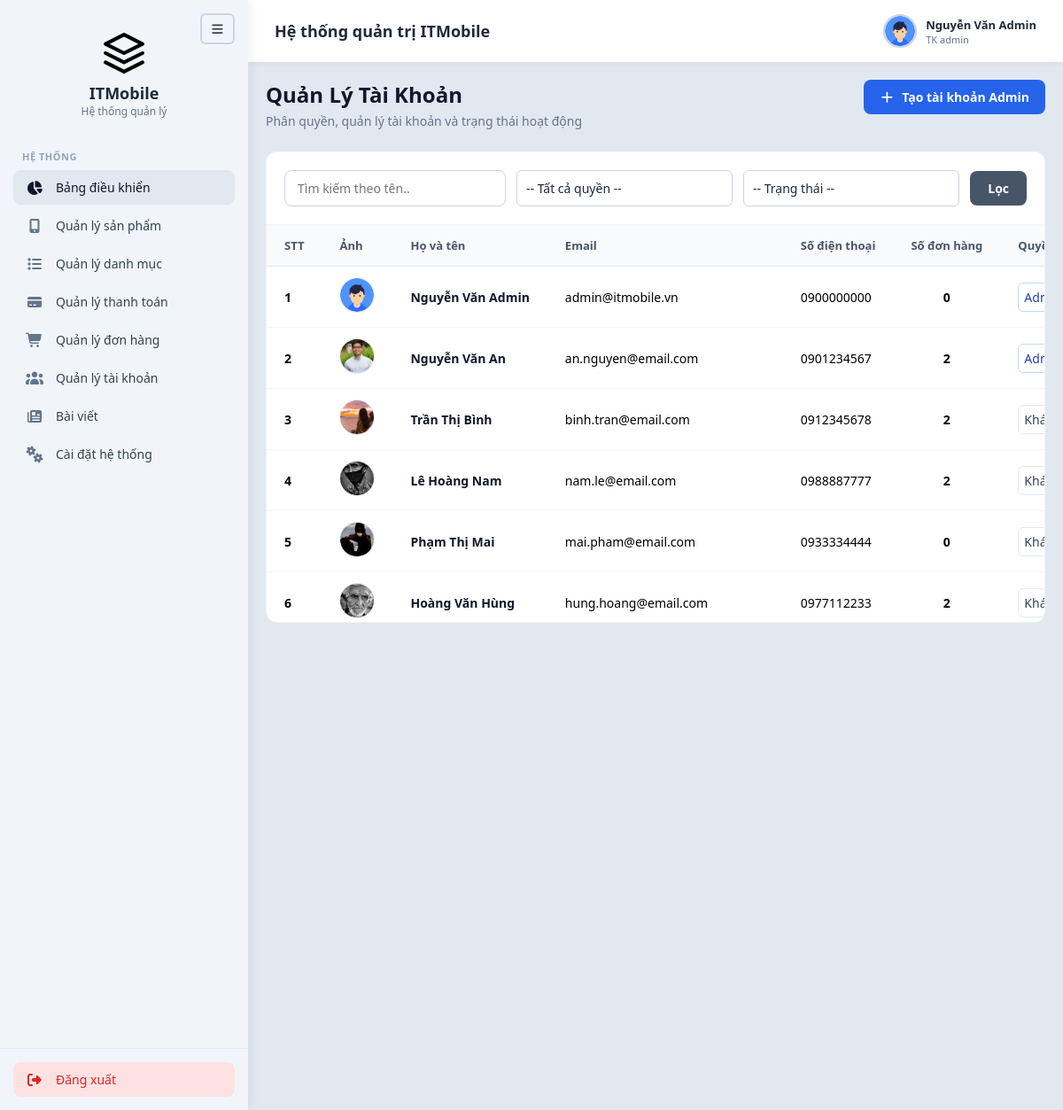
/Web_site/admin/qlnguoidung.php (signed in), run on the app's committed database.
### tables this page shows
CREATE TABLE users (
    id          INT AUTO_INCREMENT PRIMARY KEY,
    user_code   VARCHAR(20)  NOT NULL UNIQUE,             
    full_name   VARCHAR(100) NOT NULL,
    email       VARCHAR(100) NOT NULL UNIQUE,
    password    VARCHAR(255) NOT NULL,                    
    phone       VARCHAR(15),
    birthday    DATE DEFAULT NULL,
    avatar      VARCHAR(255) DEFAULT NULL,                
    role        ENUM('admin','customer') NOT NULL DEFAULT 'customer',    
    status      ENUM('active','locked')  NOT NULL DEFAULT 'active',      
    created_at  TIMESTAMP DEFAULT CURRENT_TIMESTAMP
);

### Web_site/admin/xyly/xuly.php (called while the page is built, shortened)
<?php
class xuly extends csdltmdt
{
    public function xuatdulieu($sql)
    {
        $arr = array();
        $link = $this->connect();
        if ($link) {
            $result = $link->query($sql);
            if ($result && $result->num_rows > 0) {
                while ($row = $result->fetch_assoc()) {
                    $arr[] = $row;
                }
            }
        }
        return $arr;
    }
}

### Web_site/admin/qlnguoidung.php (the view, shortened to what this page needs)
<?php
include("xyly/xuly.php");
$p = new xuly();
$search_keyword = isset($_GET['keyword']) ? trim($_GET['keyword']) : '';
$sql_users = "SELECT u.*,
              (SELECT COUNT(*) FROM orders WHERE user_id = u.id) as total_orders
              FROM users u WHERE 1=1";
$sql_users .= " ORDER BY u.created_at DESC";
$list_users = $p->xuatdulieu($sql_users);
include("includes/header.php");
include("includes/sidebar.php");
include("includes/navbar.php");
?>
<main class="main-content">
    <div class="content-card">
        <div class="page-header">
            <div class="page-title">
                <h1>Quản Lý Tài Khoản</h1>
                <p>Phân quyền, quản lý tài khoản và trạng thái hoạt động</p>
            </div>
            <a href="<?php echo BASE_URL; ?>/addnguoidung.php" class="btn-primary" title="Thêm người dùng mới">
                <i class="fa-solid fa-plus"></i> <span>Tạo tài khoản Admin</span>
            </a>
        </div>
        <form method="GET" action="" class="filter-section" style="display: flex; gap: 12px; align-items: center; flex-wrap: wrap;">
            <div class="search-box" style="flex: 1; min-width: 250px;">
                <input type="text" name="keyword" value="<?php echo htmlspecialchars($search_keyword); ?>" placeholder="Tìm kiếm theo tên.." style="width: 100%; padding: 10px 14px;" class="product-input">
            </div>
            <select name="role" class="filter-select product-input" style="width: 180px; padding: 10px;">
                <option value="">-- Tất cả quyền --</option>
            </select>
            <select name="status" class="filter-select product-input" style="width: 180px; padding: 10px;">
                <option value="">-- Trạng thái --</option>
            </select>
            <button type="submit" class="btn-filter" style="padding: 10px 20px; cursor: pointer;">Lọc</button>
        </form>
        <div class="table-container">
            <table>
                <thead>
                    <tr>
                        <th>STT</th>
                        <th>Ảnh</th>
                        <th>Họ và tên</th>
                        <th>Email</th>
                        <th>Số điện thoại</th>
                        <th>Số đơn hàng</th>
                        <th>Quyền</th>
                    </tr>
                </thead>
                <tbody>
                    <?php
                    if (!empty($list_users)) {
                        $stt = 1;
                        foreach ($list_users as $usr) {
                            $avatarSrc = '../uploads/avatar/' . $usr['avatar'];
                            $avatarDefault = '../uploads/avatar/null.jpg';
                            $finalAvatar = (!empty($usr['avatar'])) ? $avatarSrc : $avatarDefault;
                            $statusStyle = ($usr['status'] === 'locked') ? 'color: #dc2626; background: #fee2e2;' : 'color: #059669; background: #d1fae5;';
                            echo '<tr>
                                    <td><strong>' . $stt++ . '</strong></td>
                                    <td><img src="' . htmlspecialchars($finalAvatar) . '" alt="Avatar" class="product-img" style="width: 40px; height: 40px; object-fit: cover; border-radius: 50%;"></td>
                                    <td><span style="font-weight: 600; color: #0f172a;">' . htmlspecialchars($usr['full_name']) . '</span></td>
                                    <td>' . htmlspecialchars($usr['email']) . '</td>
                                    <td>' . htmlspecialchars($usr['phone']) . '</td>
                                    <td style="text-align: center; font-weight: bold;">' . intval($usr['total_orders']) . '</td>
                                    <td>
                                        <select class="role-select product-input" data-id="' . $usr['id'] . '" style="padding: 6px;">
                                            <option value="admin" ' . (($usr['role'] === 'admin') ? 'selected' : '') . '>Admin</option>
                                            <option value="customer" ' . (($usr['role'] === 'customer') ? 'selected' : '') . '>Khách hàng</option>
                                        </select>
                                    </td>
                                    <td>
                                        <select class="role-select status-action-select product-input" data-id="' . $usr['id'] . '" style="padding: 6px; ' . $statusStyle . '">
                                            <option value="active" ' . (($usr['status'] === 'active') ? 'selected' : '') . '>Mở khóa</option>
                                            <option value="locked" ' . (($usr['status'] === 'locked') ? 'selected' : '') . '>Khóa tài khoản</option>
                                        </select>
                                    </td>
                                </tr>';
                        }
                    } else {
                        echo '<tr><td colspan="9" style="text-align: center; color: #64748b; padding: 20px;">Không tìm thấy tài khoản người dùng nào phù hợp.</td></tr>';
                    }
                    ?>
                </tbody>
            </table>
        </div>
    </div>
</main>
<?php
include("includes/footer.php");
?>

### Web_site/admin/assets/CSS/style.css (style rules this page uses)
* { margin: 0; padding: 0; box-sizing: border-box; font-family: 'Segoe UI', Tahoma, Geneva, Verdana, sans-serif; height: auto; }
html, body { height: auto !important; min-height: 100%; overflow-y: auto !important; overflow-x: hidden; }
body { background-color: #e2e8f0; display: flex; height: 100%; overflow: hidden; }

### Web_site/admin/assets/CSS/stylemain.css (style rules this page uses)
.main-content { padding: 20px; font-family: inherit; box-sizing: border-box; height: calc(100vh - 70px); overflow-y: auto; overflow-x: hidden; }
.page-header { display: flex; justify-content: space-between; align-items: flex-start; margin-bottom: 25px; gap: 15px; }
.page-title h1 { font-size: 24px; font-weight: 700; color: #0f172a; margin-bottom: 4px; margin-top: 0; }
.page-title p { font-size: 14px; color: #64748b; margin: 0; }
.btn-primary { background-color: #2563eb; color: white; border: none; padding: 10px 18px; border-radius: 8px; font-size: 14px; font-weight: 600; cursor: pointer; display: flex; align-items: center; gap: 8px; white-space: nowrap; text-decoration: none; }
.filter-section { background: white; padding: 20px; border-radius: 12px 12px 0 0; display: flex; gap: 15px; align-items: center; border: 1px solid #f1f5f9; border-bottom: none; flex-wrap: wrap; }
.search-box { flex: 2; min-width: 220px; }
.search-box input { width: 100%; padding: 10px 14px; border: 1px solid #cbd5e1; border-radius: 8px; font-size: 14px; outline: none; box-sizing: border-box; }
.filter-select { flex: 1; min-width: 140px; padding: 10px 14px; border: 1px solid #cbd5e1; border-radius: 8px; font-size: 14px; background: white; color: #64748b; outline: none; }
.btn-filter { background-color: #475569; color: white; border: none; padding: 10px 24px; border-radius: 8px; font-size: 14px; font-weight: 600; cursor: pointer; }
.table-container { background: white; border-radius: 0 0 12px 12px; max-height: 450px; overflow-y: auto; overflow-x: auto; border: 1px solid #f1f5f9; position: relative; -webkit-overflow-scrolling: touch; }
.table-container table { width: 100%; border-collapse: collapse; text-align: left; min-width: 750px; }
.table-container th { padding: 14px 20px; font-size: 13px; font-weight: 600; color: #475569; background-color: #f8fafc; border-bottom: 1px solid #e2e8f0; position: sticky; top: 0; z-index: 10; white-space: nowrap; }
.table-container td { padding: 12px 20px; font-size: 14px; border-bottom: 1px solid #f1f5f9; vertical-align: middle; white-space: nowrap; }
.product-img { width: 42px; height: 42px; border-radius: 8px; object-fit: cover; border: 1px solid #e2e8f0; }
.role-select { padding: 6px 10px; font-size: 13px; border-radius: 6px; border: 1px solid #cbd5e1; font-weight: 500; cursor: pointer; transition: all 0.2s ease; }
.role-select:has(option[value="admin"]:checked) { background-color: #dbeafe; color: #1e40af; border-color: #bfdbfe; }
.role-select:has(option[value="customer"]:checked) { background-color: #f1f5f9; color: #334155; border-color: #e2e8f0; }
.product-input, select.product-input, textarea.product-input { width: 100%; padding: 10px 14px; border: 1px solid #cbd5e1; border-radius: 6px; font-size: 14px; color: #1e293b; background-color: #ffffff !important; outline: none; transition: border-color 0.2s, box-shadow 0.2s; }
select.product-input { appearance: none; background-repeat: no-repeat; background-position: right 12px center; background-size: 16px; padding-right: 36px; cursor: pointer; }

### data on the page
users: avatar (picture), full_name "Nguyễn Văn Admin", email "admin@itmobile.vn", phone "0900000000", total_orders "0", role+id "Admin"
users: avatar (picture), full_name "Nguyễn Văn An", email "an.nguyen@email.com", phone "0901234567", total_orders "2", role+id "Admin"
users: avatar (picture), full_name "Trần Thị Bình", email "binh.tran@email.com", phone "0912345678", total_orders "2", role+id "Khách hàng"
users: avatar (picture), full_name "Lê Hoàng Nam", email "nam.le@email.com", phone "0988887777", total_orders "2", role+id "Khách hàng"
users: avatar (picture), full_name "Phạm Thị Mai", email "mai.pham@email.com", phone "0933334444", total_orders "0", role+id "Khách hàng"
users: avatar (picture), full_name "Hoàng Văn Hùng", email "hung.hoang@email.com", phone "0977112233", total_orders "2", role+id "Khách hàng"

### other printed values
$_SESSION['full_name'] "Nguyễn Văn Admin"
$_SESSION['role'] "admin"
